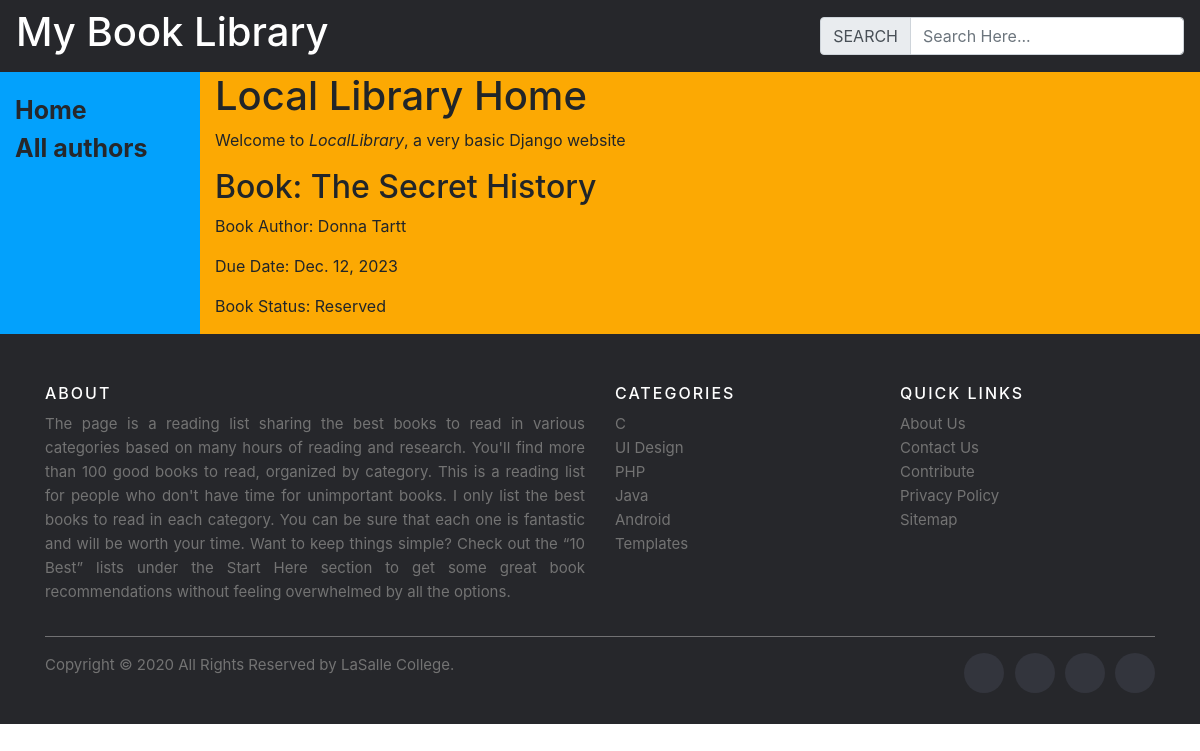
/book-inst/2/, run on the app's committed database.
### mylibrary/models.py (models this page shows, shortened)
class BookInstance(models.Model):
    status_choice = (("MAINTANANCE", "Maintanance"),
                     ("BOOKED", "Booked"),
                     ("AVAILABLE", "Available"),
                     ("RESERVED", "Reserved"))
    book = models.ForeignKey(Book, on_delete=models.CASCADE)
    status = models.CharField(max_length = 15, choices = status_choice, default="MAINTANANCE")
    dueDate = models.DateField()

class Book(models.Model):
    title = models.CharField(max_length=200)
    author = models.ForeignKey(Author, on_delete=models.CASCADE)
    summary = models.TextField()
    isbn = models.CharField(max_length=13)
    genre = models.ForeignKey(Genre, on_delete=models.CASCADE)
    def __str__(self):
        return self.title

class Author(models.Model):
    firstName = models.CharField(max_length=200)
    lastName = models.CharField(max_length=200)
    dateOfBirth =  models.DateField()
    def __str__(self):
        return f"{self.firstName} {self.lastName}"

### mylibrary/views.py (the view)
# urls.py: path('book-inst/<int:id>/', views.details, name='book-lib'),
def details(request, id):
    book_instance = BookInstance.objects.get(id=id)
    return render (request, 'mylibrary/bookInstance.html', {'book_instance': book_instance})

### mylibrary/templates/mylibrary/bookInstance.html
{% extends "mylibrary/base_generic.html" %}
{% block content %}
<h1>Local Library Home</h1>
  <p>Welcome to <em>LocalLibrary</em>, a very basic Django website </p>
	{% if book_instance %}
		<h2>Book: {{ book_instance.book }}</h2>
		<p>Book Author: {{ book_instance.book.author }}</p>
		<p>Due Date: {{ book_instance.dueDate }}</p>
		{% if book_instance.status == 'RESERVED' %}
			<p>Book Status: Reserved</p>
		{% elif book_instance.status == 'BOOKED' %}
			<p>Book Status: Booked</p>
		{% elif book_instance.status == 'AVAILABLE' %}
			<p>Book Status: Available</p>
		{% endif %}
	{% else %}
  		<p>No book instance found.</p>
	{% endif %}
{% endblock %}

### data on the page
BookInstance: book "The Secret History", book.author "Donna Tartt", dueDate "Dec. 12, 2023"
